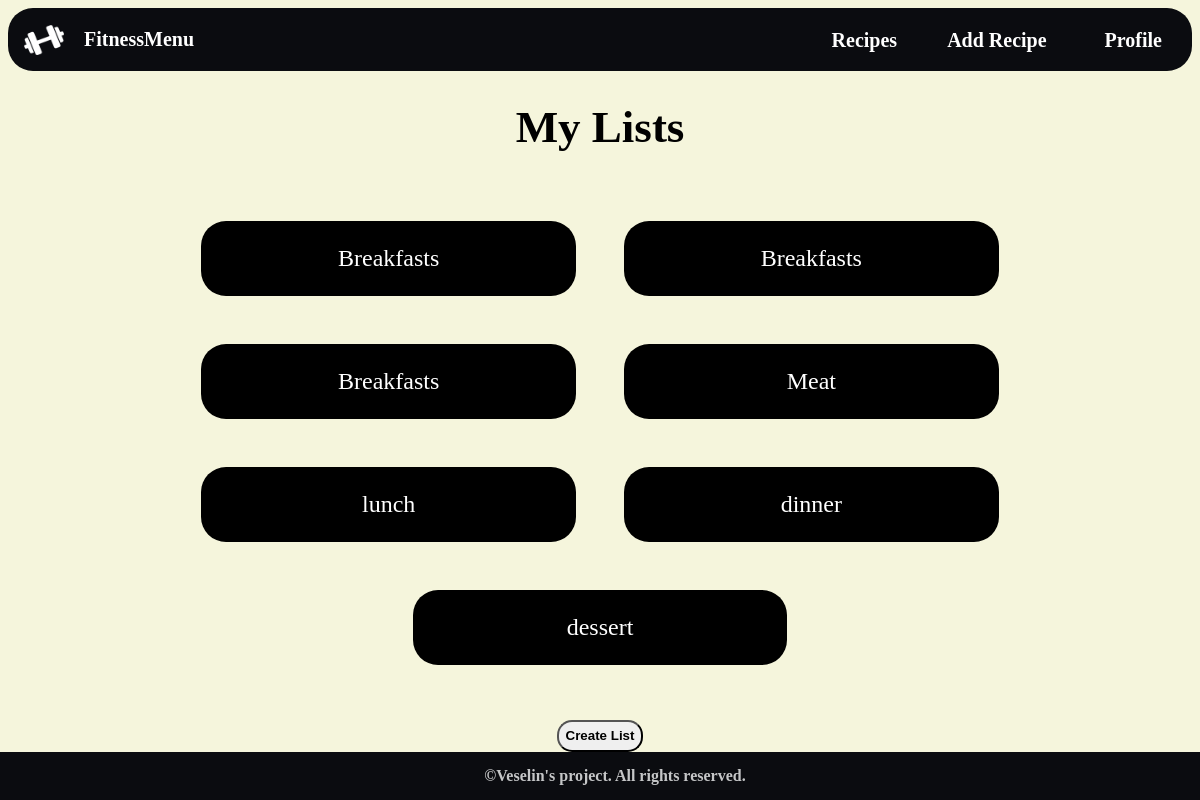
Page /accounts/profile/1/personal-recipe-lists/ (signed in) on the committed database.
### fitness_menu_app/recipes/models.py (models this page shows)
class RecipeLists(models.Model):
    user = models.ForeignKey(
        UserModel,
        on_delete=models.CASCADE
    )
    name = models.CharField(
        max_length=100
    )
    recipes = models.ManyToManyField(
        Recipe,
        related_name='list',
        blank=True
    )

### fitness_menu_app/accounts/views.py (the view)
# urls.py: path('', RecipeListsView.as_view(), name="personal recipe lists"),
class RecipeListsView(views.ListView):
    model = RecipeLists
    template_name = 'accounts/profile_recipe_lists.html'
    context_object_name = 'lists'
    def get_queryset(self):
        return RecipeLists.objects.filter(user=self.request.user)

### templates/accounts/profile_recipe_lists.html
{% extends 'base.html' %}
{% load static %}
{% block main_content %}
    <div class="lists-page-container">
        <h1 class="lists-header">
            My Lists
        </h1>
        <ul class='lists-container'>
            {% for list in lists %}
                <li class="list">
                    <a class="list-link" href="{% url 'personal recipe list' list_id=list.pk %}">
                        {{ list.name }}
                    </a>
                </li>
            {% empty %}
                <h2 class="no-lists-message">
                    No lists Yet.
                </h2>
            {% endfor %}
        </ul>
        <div class="buttons">
            <button class="create-list">
                <a class="create-list-button" href="{% url 'create recipe list' pk=request.user.pk %}">
                    Create List
                </a>
            </button>
        </div>
    </div>
{% endblock %}

### staticfiles/css/home-page.css (style rules this page uses)
body { background-color: beige; }
li::before { display: inline; }

### staticfiles/css/details-profile.css (style rules this page uses)
ul { list-style-type: none; font-size: 1.5em; }
a { text-decoration: none; }

### staticfiles/css/personal-recipe-lists.css (style rules this page uses)
.lists-page-container { display: flex; flex-direction: column; max-width: 100%; text-align: center; }
.list { background-color: black; padding: 1em; margin: 1em; text-decoration: none; color: white; border-radius: 25px; flex: 0 0 calc(33.33% - 20px); box-sizing: border-box; }
.lists-container { display: flex; flex-wrap: wrap; justify-content: center; padding: 0; list-style: none; }
.lists-header { font-size: 45px; margin-bottom: 20px; }
.create-list { margin: 0.5em; padding: 0.5em; border-radius: 15px; }
.list-link { color: white; }
.create-list a { color: black; font-weight: bold; }

### rows in the picture
RecipeLists: name "Breakfasts"
RecipeLists: name "Breakfasts"
RecipeLists: name "Breakfasts"
RecipeLists: name "Meat"
RecipeLists: name "lunch"
RecipeLists: name "dinner"
RecipeLists: name "dessert"
